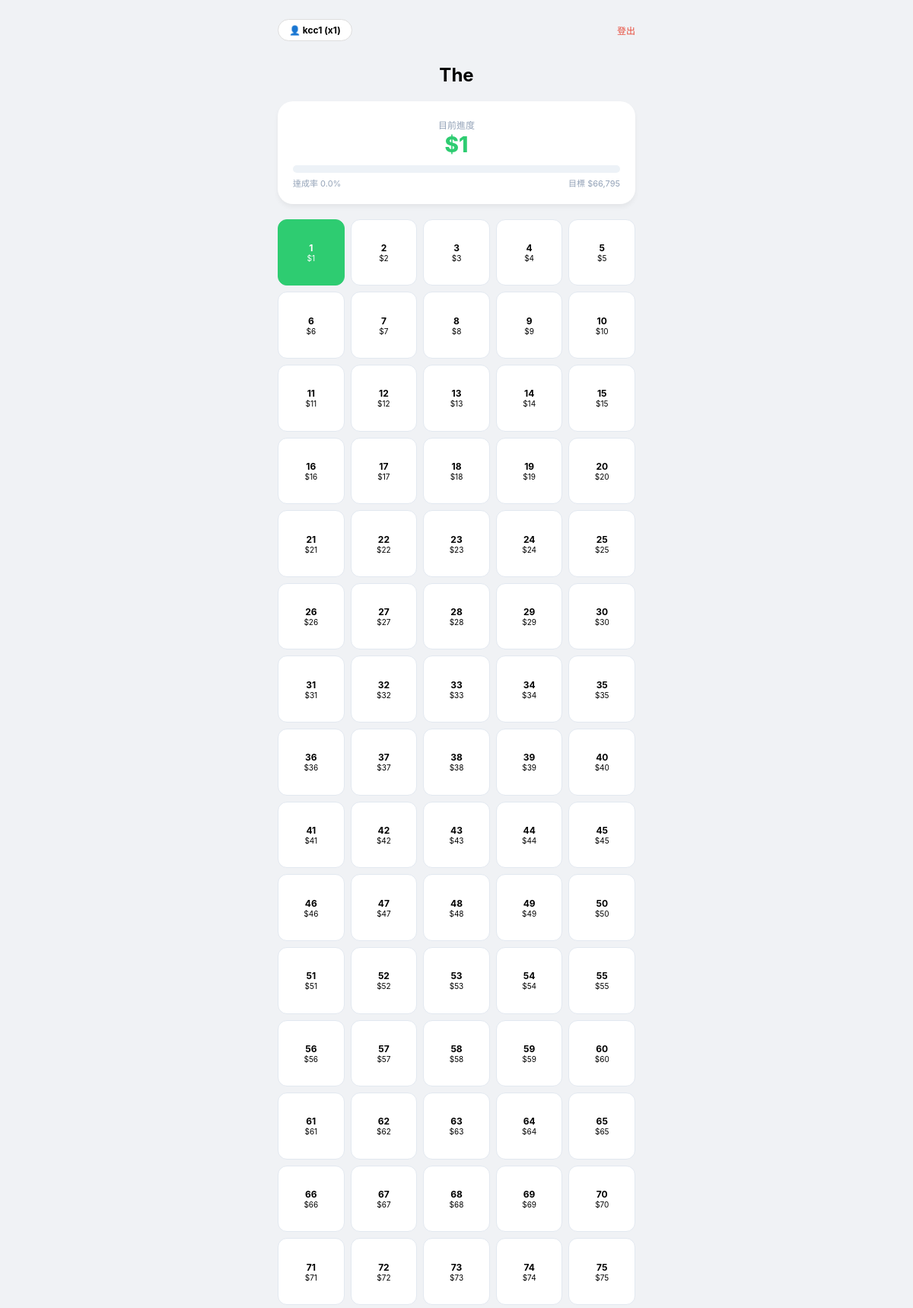
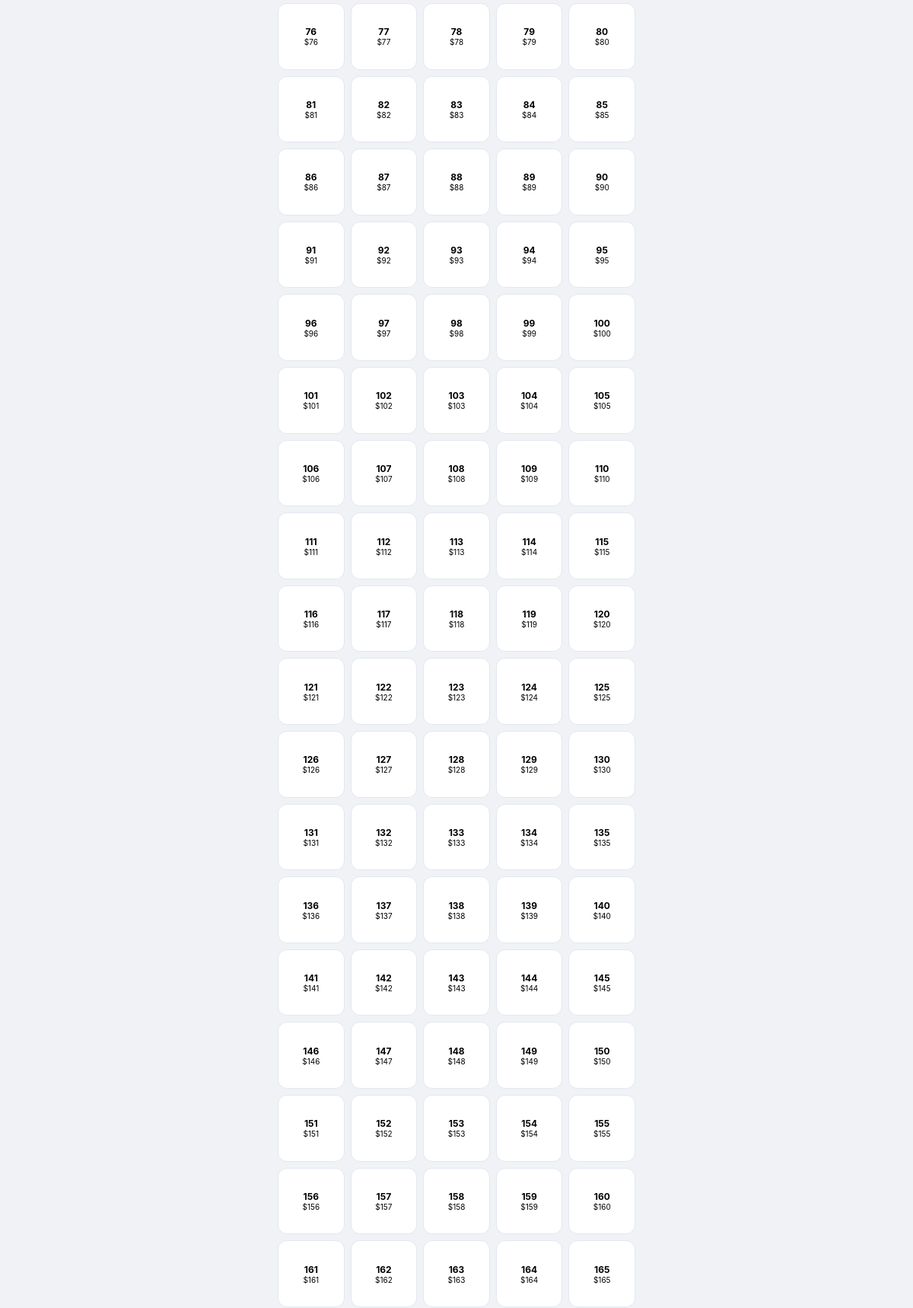
Screenshot of / (signed in, upper part) with the database file from the repository (2 pictures, top to bottom).
### app.py (models this page shows)
class User(db.Model):
    id = db.Column(db.Integer, primary_key=True)
    username = db.Column(db.String(50), unique=True, nullable=False)
    password = db.Column(db.String(255), nullable=False)
    group_uuid = db.Column(db.String(8), db.ForeignKey('group.group_uuid'))
    multiplier = db.Column(db.Integer, default=1)

class Group(db.Model):
    id = db.Column(db.Integer, primary_key=True)
    group_uuid = db.Column(db.String(8), unique=True, nullable=False)
    name = db.Column(db.String(100))

### app.py (the view)
@app.route('/')
def index():
    if 'user_id' not in session: return redirect(url_for('login'))
    curr_user = User.query.get(session['user_id'])
    if not curr_user: return redirect(url_for('logout'))
    group = Group.query.filter_by(group_uuid=curr_user.group_uuid).first()
    my_records = SavingRecord.query.filter_by(user_id=curr_user.id).all()
    saved_days = {r.day_number: {
        'id': r.id, 'amount': r.amount, 'note': (r.note or "").replace("'", "\\'"),
        'date': r.save_date or "", 'photo': r.photo or ""
    } for r in my_records}
    my_current = sum(r.amount for r in my_records)
    my_target = 66795 * curr_user.multiplier
    my_pct = round((my_current / my_target * 100), 1) if my_target > 0 else 0
    return render_template('index.html', user=curr_user, group=group, current=my_current,
                           target=my_target, my_pct=my_pct, saved_days=saved_days,
                           today=datetime.now().strftime('%Y-%m-%d'))

### templates/index.html (shortened to what this page needs)
<!DOCTYPE html>
<html lang="zh-TW">
<head>
    <link rel="stylesheet" href="https://cdnjs.cloudflare.com/ajax/libs/font-awesome/6.0.0/css/all.min.css">
</head>
<body>
    <div class="container">
        <header class="top-nav">
            <div class="user-pill" onclick="openP()">👤 {{ user.username }} (x{{ user.multiplier }})</div>
            <a href="/logout" style="color:var(--danger); text-decoration:none; font-size:12px;">登出</a>
        </header>
        <h2 style="text-align:center;">{{ group.name }}</h2>
        <div class="stats-card">
            <div style="text-align:center;">
                <span style="font-size:12px; color:var(--gray);">目前進度</span>
                <div style="font-size:28px; font-weight:800; color:var(--primary);">${{ "{:,}".format(current) }}</div>
            </div>
            <div class="progress-bar-bg">
            </div>
            <div style="display:flex; justify-content:space-between; font-size:11px; margin-top:5px; color:var(--gray);">
                <span>達成率 {{ my_pct }}%</span>
                <span>目標 ${{ "{:,}".format(target) }}</span>
            </div>
        </div>
        <div class="grid">
            {% for i in range(1, 366) %}
                {% set done = i in saved_days %}
                <div class="day-card {{ 'done' if done else '' }}" onclick="handleBox(this)" data-day="{{ i }}" data-done="{{ '1' if done else '0' }}">
                    <b>{{ i }}</b>
                    <small>${{ i * user.multiplier }}</small>
                </div>
            {% endfor %}
        </div>
    </div>
</body>
</html>

### templates/index.html (style rules this page uses)
:root { --primary: #2ecc71; --bg: #f0f2f5; --danger: #e74c3c; --gray: #94a3b8; }
* { box-sizing: border-box; }
body { margin: 0; background: var(--bg); font-family: -apple-system, sans-serif; }
.container { max-width: 500px; margin: 0 auto; padding: 15px; }
.top-nav { display: flex; justify-content: space-between; align-items: center; padding: 10px 0; }
.user-pill { cursor:pointer; background:#fff; padding:6px 14px; border-radius:20px; border:1px solid #ddd; font-size:12px; font-weight: bold; }
.stats-card { background: #fff; padding: 20px; border-radius: 20px; box-shadow: 0 4px 6px rgba(0,0,0,0.05); margin-bottom: 20px; }
.progress-bar-bg { background: #edf2f7; height: 10px; border-radius: 5px; margin-top: 10px; overflow: hidden; }
.grid { display: grid; grid-template-columns: repeat(5, 1fr); gap: 8px; margin-bottom: 100px; }
.day-card { background: #fff; aspect-ratio: 1/1; border-radius: 12px; display: flex; flex-direction: column; align-items: center; justify-content: center; font-size: 12px; cursor: pointer; border: 1px solid #e2e8f0; position: relative; }
.day-card.done { background: var(--primary); color: #fff; border-color: var(--primary); }

### rows the page displays
User: username "kcc1", multiplier "1", i*user.multiplier "1" "2" "3" "4" "5" "6" "7" "8" "9" "10" "11" "12" "13" "14" "15" "16" "17" "18" "19" "20" "21" "22" "23" "24" "25" "26" "27" "28" "29" "30" "31" "32" "33" "34" "35" "36" "37" "38" "39" "40" "41" "42" "43" "44" "45" "46" "47" "48" "49" "50" "51" "52" "53" "54" "55" "56" "57" "58" "59" "60" "61" "62" "63" "64" "65" "66" "67" "68" "69" "70" "71" "72" "73" "74" "75" "76" "77" "78" "79" "80" "81" "82" "83" "84" "85" "86" "87" "88" "89" "90" "91" "92" "93" "94" "95" "96" "97" "98" "99" "100" "101" "102" "103" "104" "105" "106" "107" "108" "109" "110" "111" "112" "113" "114" "115" "116" "117" "118" "119" "120" "121" "122" "123" "124" "125" "126" "127" "128" "129" "130" "131" "132" "133" "134" "135" "136" "137" "138" "139" "140" "141" "142" "143" "144" "145" "146" "147" "148" "149" "150" "151" "152" "153" "154" "155" "156" "157" "158" "159" "160" "161" "162" "163" "164" "165"
Group: name "The"

### other values shown
{{ "{:,}".format(current) }} "1"
{{ my_pct }} "0.0"
{{ "{:,}".format(target) }} "66,795"
{{ i }} "1" "2" "3" "4" "5" "6" "7" "8" "9" "10" "11" "12" "13" "14" "15" "16" "17" "18" "19" "20" "21" "22" "23" "24" "25" "26" "27" "28" "29" "30" "31" "32" "33" "34" "35" "36" "37" "38" "39" "40" "41" "42" "43" "44" "45" "46" "47" "48" "49" "50" "51" "52" "53" "54" "55" "56" "57" "58" "59" "60" "61" "62" "63" "64" "65" "66" "67" "68" "69" "70" "71" "72" "73" "74" "75" "76" "77" "78" "79" "80" "81" "82" "83" "84" "85" "86" "87" "88" "89" "90" "91" "92" "93" "94" "95" "96" "97" "98" "99" "100" "101" "102" "103" "104" "105" "106" "107" "108" "109" "110" "111" "112" "113" "114" "115" "116" "117" "118" "119" "120" "121" "122" "123" "124" "125" "126" "127" "128" "129" "130" "131" "132" "133" "134" "135" "136" "137" "138" "139" "140" "141" "142" "143" "144" "145" "146" "147" "148" "149" "150" "151" "152" "153" "154" "155" "156" "157" "158" "159" "160" "161" "162" "163" "164" "165"
